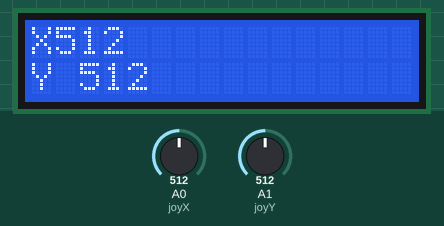
The sketch below on a simulated Arduino Uno, built with avr-gcc and run on an emulated ATmega328P. On the bench: 16×2 character LCD. Inputs (shaded band) come from the test bench; at power-on: A0 (joyX) = 512, A1 (joyY) = 512.

Above: at 1.2 s.
1.3 s: A0 (joyX) set to 716
At 2.0 s:
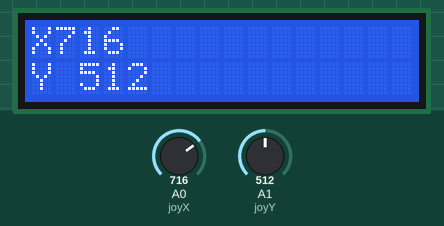
4.4 s: A1 (joyY) set to 716
At 5.1 s:
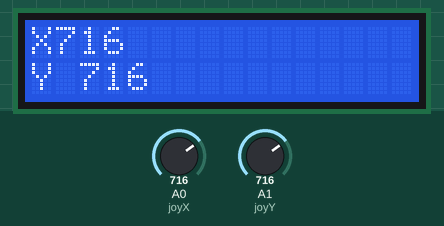
6.2 s: A0 (joyX) set to 900
At 6.6 s:
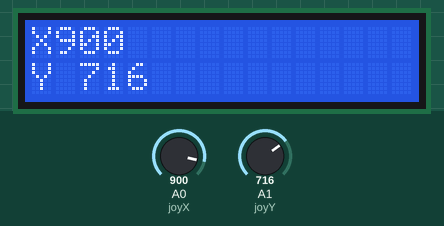
7.7 s: A1 (joyY) set to 900
At 8.1 s:
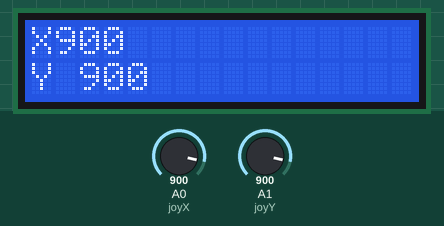
9.2 s: A0 (joyX) set to 1023
At 9.7 s:
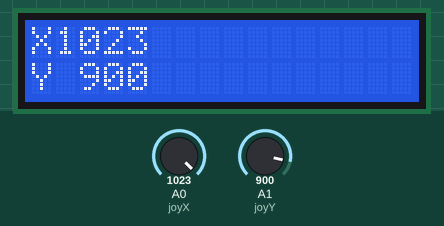
10.8 s: A1 (joyY) set to 1023
At 11.2 s:
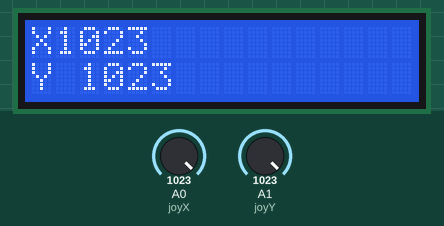
Timing chart, 0 to 13.3 s (numbered marks = the images above; inputs shaded):
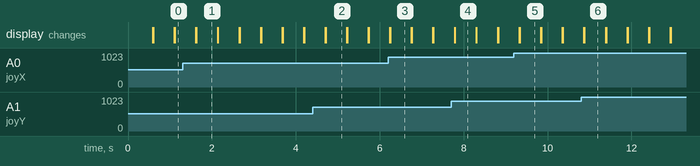

Measured:
- after the input at 1.3 s, the display: first differs from a run without the input after 0.33 s (image 1)
- after the input at 4.4 s, the display: first differs from a run without the input after 0.31 s (image 2)
- after the input at 6.2 s, the display: first differs from a run without the input after 0.05 s (image 3)
- after the input at 7.7 s, the display: first differs from a run without the input after 0.09 s (image 4)
- after the input at 9.2 s, the display: first differs from a run without the input after 0.13 s (image 5)
- after the input at 10.8 s, the display: first differs from a run without the input after 0.08 s (image 6)
- what the display in image 1 shows lasts 0.5 s, from 1.6 s to 2.1 s

The sketch:

sketch_jul14c.ino
```cpp
#include <Wire.h>
#include <LiquidCrystal_I2C.h>
LiquidCrystal_I2C lcd(0x27, 16, 2);
#define joyX A0
#define joyY A1
byte testchar[8] = { 0b0000, 0b01110, 0b10001, 0b10101, 0b10101, 0b01110, 0b00000
};
byte smiley[8] {
  0b00000, 0b00000, 0b01010, 0b00000, 0b10001, 0b01110, 0b00000, 0b00000
};
byte customChar[] = {
  B00100,
  B00010,
  B00001,
  B00000,
  B00000,
  B00000,
  B00000,
  B00000
};
int xValue, yValue;
void setup() {
  // put your setup code here, to run once:
lcd.init();
lcd.backlight();
lcd.createChar(0, customChar);
lcd.setCursor(0, 0);
lcd.print("HI");
lcd.write(byte(0));
lcd.print("hello");
}

void loop() {
xValue =  analogRead(joyX);
 yValue = analogRead(joyY);
lcd.setCursor(0,0);
lcd.print("X");
lcd.print(xValue);//Displaying  xValue on top
lcd.setCursor(0,1);
lcd.print("Y ");
lcd.print(yValue);//Displaying yValue on bottom
delay(500);
lcd.clear();
}
```
